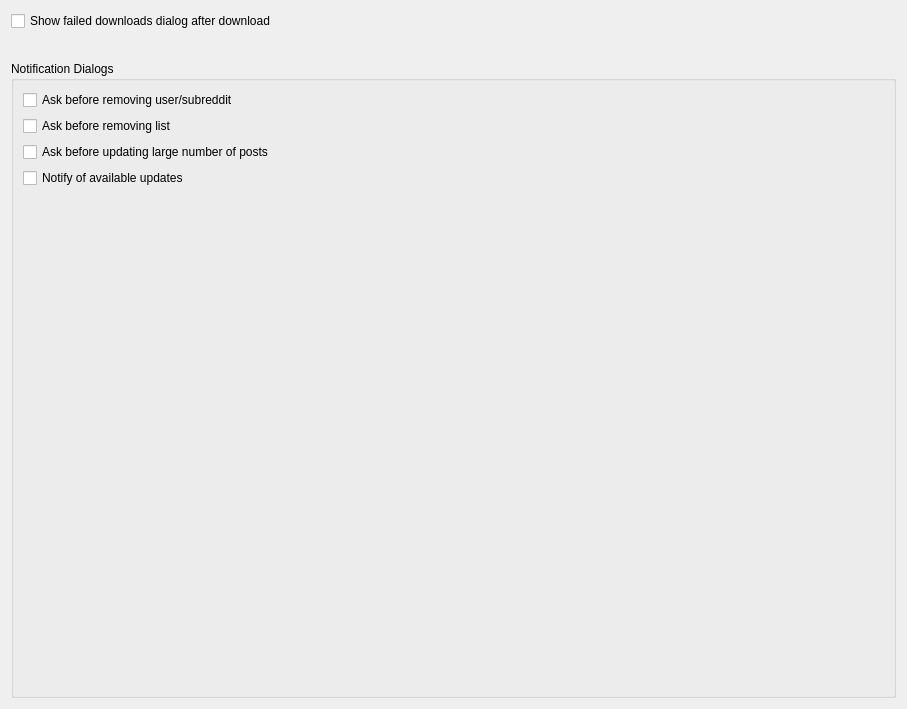
<?xml version="1.0" encoding="UTF-8"?>
<ui version="4.0">
 <class>NotificationSettingsWidget</class>
 <widget class="QWidget" name="NotificationSettingsWidget">
  <property name="geometry">
   <rect>
    <x>0</x>
    <y>0</y>
    <width>907</width>
    <height>709</height>
   </rect>
  </property>
  <property name="windowTitle">
   <string>Notification Settings</string>
  </property>
  <layout class="QVBoxLayout" name="verticalLayout_2">
   <property name="spacing">
    <number>30</number>
   </property>
   <item>
    <widget class="QCheckBox" name="auto_display_failed_downloads_checkbox">
     <property name="text">
      <string>Show failed downloads dialog after download</string>
     </property>
    </widget>
   </item>
   <item>
    <widget class="QGroupBox" name="groupBox">
     <property name="title">
      <string>Notification Dialogs</string>
     </property>
     <layout class="QVBoxLayout" name="verticalLayout">
      <item>
       <widget class="QCheckBox" name="remove_reddit_object_warning_checkbox">
        <property name="text">
         <string>Ask before removing user/subreddit</string>
        </property>
       </widget>
      </item>
      <item>
       <widget class="QCheckBox" name="remove_reddit_object_list_warning_checkbox">
        <property name="text">
         <string>Ask before removing list</string>
        </property>
       </widget>
      </item>
      <item>
       <widget class="QCheckBox" name="large_post_update_warning_checkbox">
        <property name="text">
         <string>Ask before updating large number of posts</string>
        </property>
       </widget>
      </item>
      <item>
       <widget class="QCheckBox" name="notify_available_updates_checkbox">
        <property name="text">
         <string>Notify of available updates</string>
        </property>
       </widget>
      </item>
      <item>
       <spacer name="verticalSpacer">
        <property name="orientation">
         <enum>Qt::Vertical</enum>
        </property>
        <property name="sizeHint" stdset="0">
         <size>
          <width>20</width>
          <height>40</height>
         </size>
        </property>
       </spacer>
      </item>
     </layout>
    </widget>
   </item>
  </layout>
 </widget>
 <resources/>
 <connections/>
</ui>
